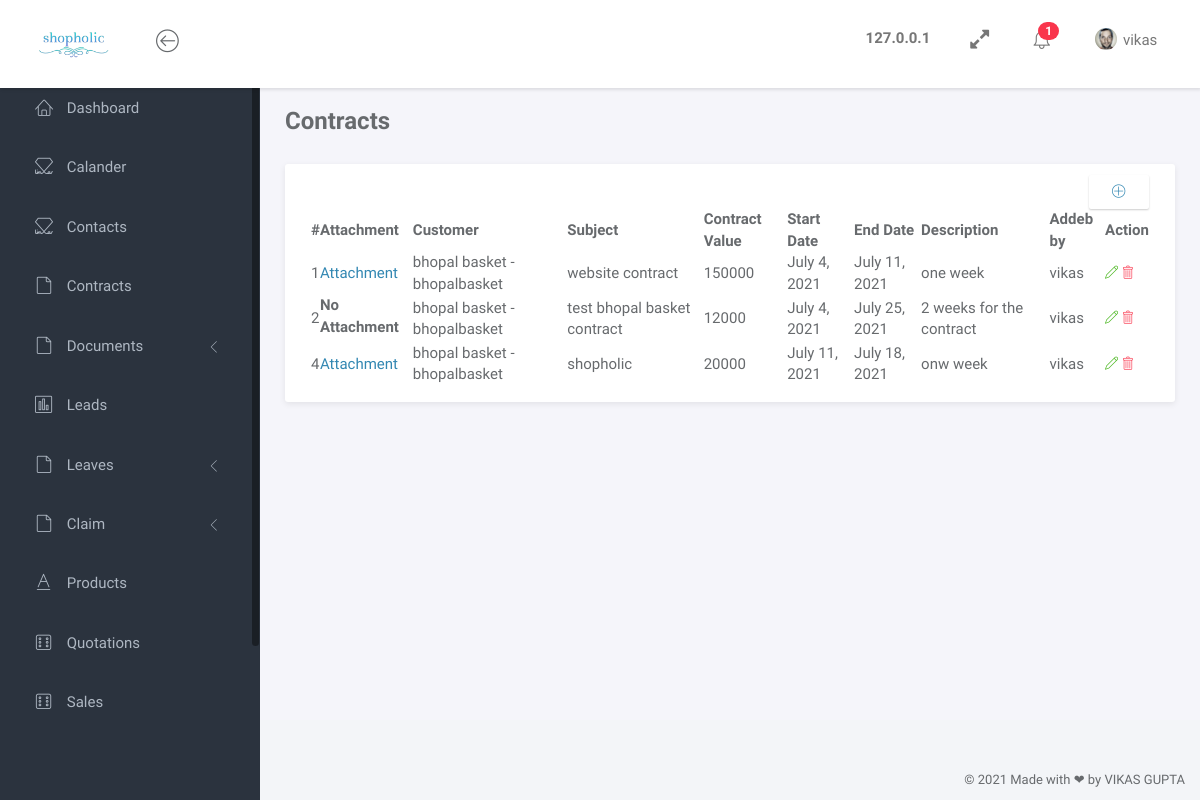
Page /contracts (signed in) on the earlier database version.
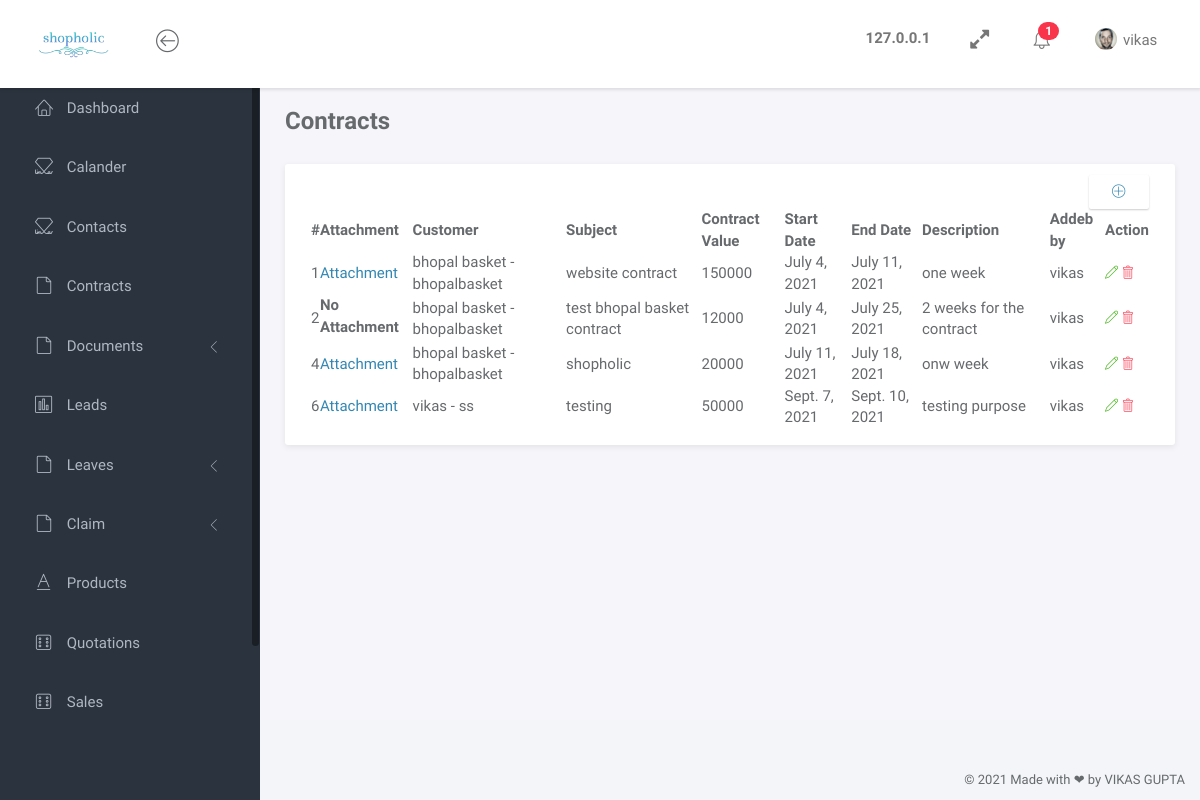
Same page on the later database version.
### shopping/models.py (models this page shows, shortened)
class Contract(models.Model):
    attachment = models.FileField(upload_to='contractsfile', blank=True, null=True)
    customer = models.ForeignKey(Contact, on_delete=DO_NOTHING)
    subject = models.CharField(max_length=200)
    contract_value = models.BigIntegerField()
    start_date = models.DateField()
    end_date = models.DateField()
    description = models.TextField(max_length=300)
    addedby = models.ForeignKey(User, on_delete=DO_NOTHING,)

class Contact(models.Model):
    user_image = models.ImageField(upload_to='images/contact', blank=True, null=True)
    full_name = models.CharField(max_length=200)
    user_email = models.EmailField()
    user_phone = models.BigIntegerField()
    user_position = models.CharField(max_length=200)
    company_name = models.CharField(max_length=200)
    company_location = models.CharField(max_length=200)
    addedby = models.ForeignKey(User, on_delete=models.CASCADE,)

### shopping/views.py (the view)
# urls.py: path('contracts', views.contracts, name="contracts"),
@login_required(login_url='login')
def contracts(request):
    context = {}
    x_forwarded_for = request.META.get('HTTP_X_FORWARDED_FOR')
    if x_forwarded_for:
        ip = x_forwarded_for.split(',')[0]
    else:
        ip = request.META.get('REMOTE_ADDR')
    context["ip_address"] = ip
    context["eventdata"] = Events.objects.filter(addedby=request.user.id, eventdate=date.today()).all()
    context["eventcount"] = Events.objects.filter(addedby=request.user.id, eventdate=date.today()).count()
    context["data"] = Contract.objects.all()
    return render(request, "User/contract/contracts.html", context)

### shopping/templates/User/contract/contracts.html
{% load static %}
{% include 'User/head.html' %}
		<div class="main">
			<div class="main-content">
				<div class="container-fluid">
					<h3 class="page-title"><b>Contracts</b></h3>
					<div id="toastr-demo" class="panel">
						<div class="panel-body">
							<div class="col text-right mb-2">
								<a href="addcontract" class="btn btn-light" ><i class="lnr lnr-plus-circle"></i></a>
							</div>
							<div class="table-responsive">
								<table id="example" class="display nowrap" style="width:100%">
									<thead>
										<tr>
											<th>#</th>
											<th>Attachment</th>
											<th>Customer</th>
											<th>Subject</th>
											<th>Contract Value</th>
											<th>Start Date</th>
											<th>End Date</th>
											<th>Description</th>
											<th>Addeb by</th>
											<th>Action</th>
										</tr>
									</thead>
									<tbody>
											{% for da in data %}
											<tr>
												<td>{{ da.id }}</td>
												{% if da.attachment %}
													<td><a href="media/{{ da.attachment }}" download>Attachment</a></td>
												{% else %}
													<td><label>No Attachment</label></td>
												{% endif %}
												<td>{{ da.customer.full_name }} - {{ da.customer.company_name }}</td>
												<td>{{ da.subject }}</td>
												<td>{{ da.contract_value }}</td>
												<td>{{ da.start_date }}</td>
												<td>{{ da.end_date }}</td>
												<td>{{ da.description }}</td>
												<td>{{ da.addedby }}</td>
												<td>
													<a class="link" href="editcontract/{{ da.id }}">
														<span class="lnr lnr-pencil text-success"></span>
													</a>
													<a class="link" onclick="return confirm('Are you sure you want to delete this Contract ?');" href="deletecontract/{{ da.id }}">
														<span class="lnr lnr-trash text-danger"></span>
													</a>
												</td>
											</tr>
											{% endfor %}
									</tbody>
								</table>
							</div>
						</div>
					</div>
				</div>
			</div>
		</div>
		{% include 'User/foot2.html' %}

Differences in the rows shown:
added Contract: id "6", customer.full_name "vikas", customer.company_name "ss", subject "testing", contract_value "50000", start_date "Sept. 7, 2021", end_date "Sept. 10, 2021", description "testing purpose", addedby "vikas"
